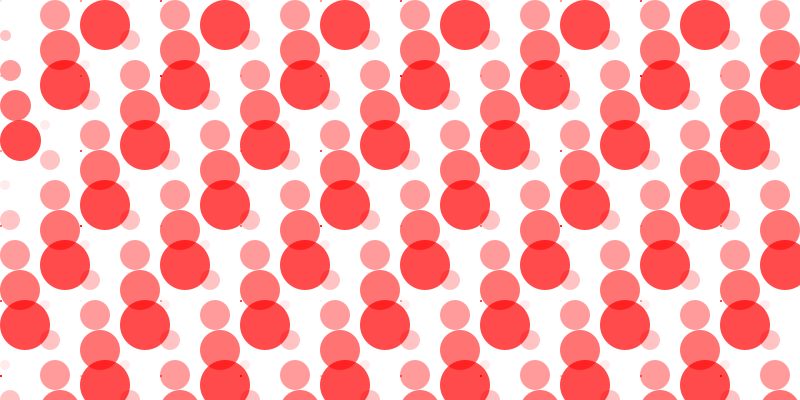
Frame 1 (no input)
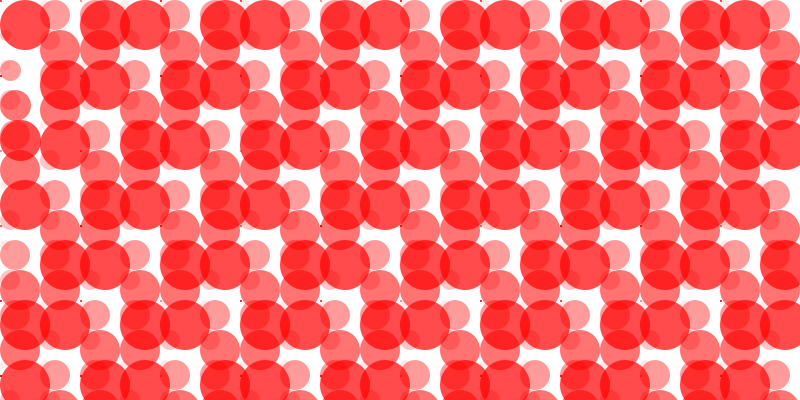
Frame 2 (the mouse pressed at the canvas centre, redrawn once)

The Processing sketch that drew these frames (run headless with seeded random() and noise(); the mouse was pressed at the canvas centre and the sketch redrawn once):

// Processing sketch: processing_60098
// ── processing_60098.pde

void setup() {
size(800,400);
smooth();
ellipseMode(CORNER);
background(255);
noStroke ();
noLoop ();
}

int t=1;
int o=20;

void draw () {
for (float xvar = 0; xvar < width; xvar = xvar + 40) {
 for (float yvar = 0; yvar < height; yvar = yvar + 30) {
      fill(255,0,0,o);
      ellipse (xvar, yvar, t, t);
      t=t+10;
      o=o+40;
      if (o>255) {
        o=20;
      }
      if (t>50) {
        t=0;
      }
      rect (xvar*2, yvar*2.5, 2, 2);
    }
  }
}
